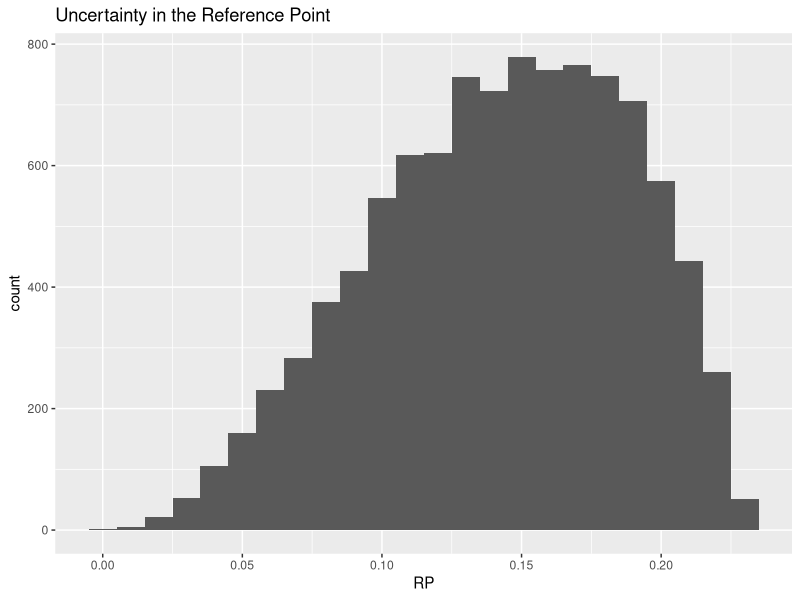
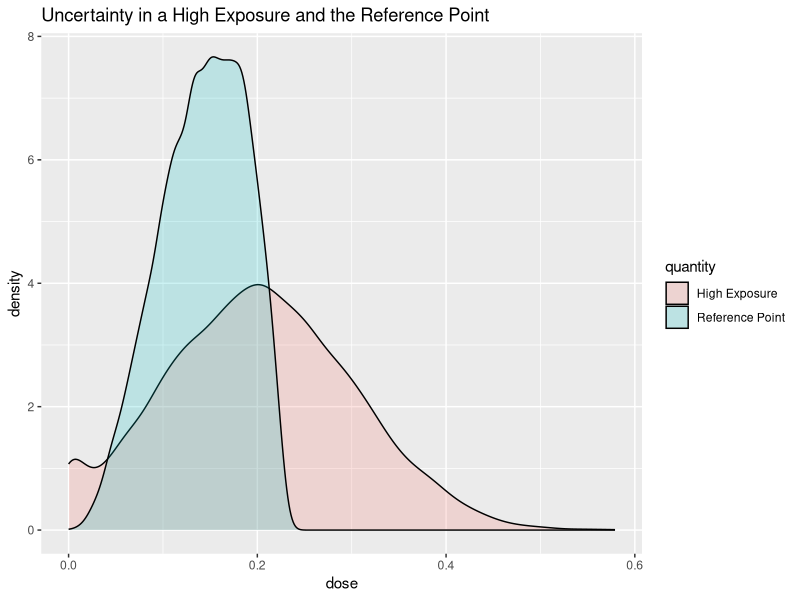
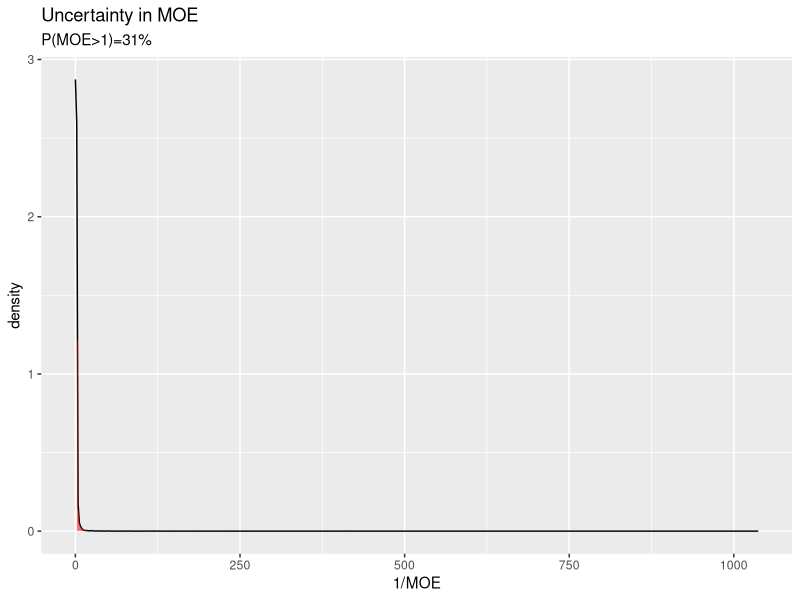
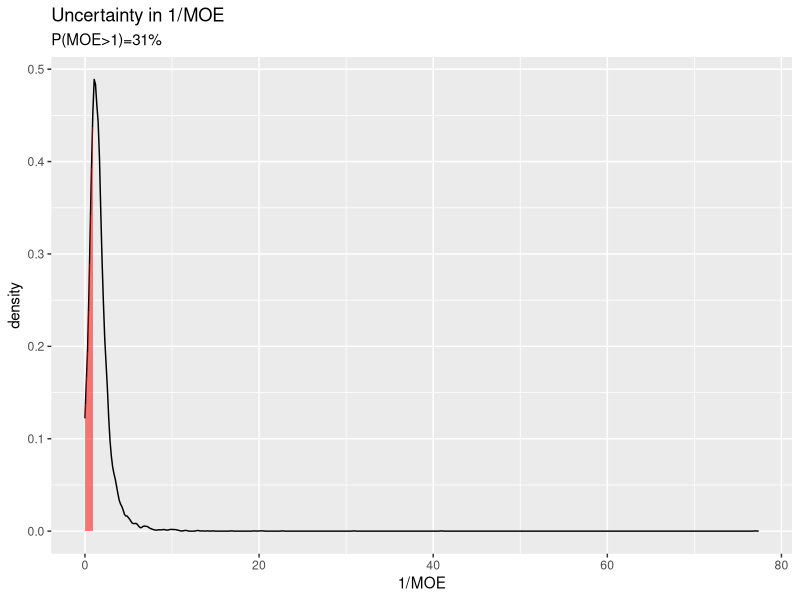

These charts were generated, in order, by the following R code:
## ---- chunk 1
#| echo: false
#| message: false

library(ggplot2)
## ---- chunk 2
## hazard
bmd = 0.147
bmdl = 0.062
bmdu = 0.21
## exposure
ael = 0.03
aeu = 0.15
hel = 0.07
heu = 0.33
## MOE threshold
th = 1
## ---- chunk 3
#| echo: true 

0.23 * rbeta(n = 10, shape1 = 3.15, shape2 = 1.92)
## ---- chunk 4
niter = 10^4 
rp = 0.23 * rbeta(n = niter, shape1 = 3.15, shape2 = 1.92)
## ---- chunk 5
library(ggplot2)
ggplot(data.frame(RP=rp), aes(x=RP)) +
  geom_histogram(binwidth = 0.01) +
  ggtitle("Uncertainty in the Reference Point")

## ---- chunk 6
#| echo: true 

m = (0.07+0.33)/2
s = (0.33-m)/qnorm(0.9)

he = rnorm(n = niter, mean = m, sd = s)
he[he<0] = 0 # truncate
## ---- chunk 7
#| echo: true 

ggplot(data.frame(dose = c(rp,he), quantity = rep(c("Reference Point", "High Exposure"),each = niter)),aes(x=dose, fill = quantity)) +
  geom_density(alpha=0.2) +
  ggtitle("Uncertainty in a High Exposure and the Reference Point")
## ---- chunk 8
df <- density(rp/he, from=0)
df <- data.frame(x=df$x,y=df$y)
ggplot(data.frame(x=df$x,y=df$y),aes(x=x, y=y)) +
  geom_line() +
  geom_ribbon(data=subset(df,x>1),  aes(x=x,ymax=y),ymin=0,fill="red", alpha=0.5) +
  xlab("1/MOE") +
  ylab("density") +
  ggtitle("Uncertainty in MOE", subtitle=paste0("P(MOE>1)=",round(mean(rp/he>1)*100),"%"))
## ---- chunk 9
df <- density(he/rp, from=0)
df <- data.frame(x=df$x,y=df$y)
ggplot(data.frame(x=df$x,y=df$y),aes(x=x, y=y)) +
  geom_line() +
  geom_ribbon(data=subset(df,x<1),  aes(x=x,ymax=y),ymin=0,fill="red", alpha=0.5) +
  xlab("1/MOE") +
  ylab("density") +
  ggtitle("Uncertainty in 1/MOE", subtitle=paste0("P(MOE>1)=",round(mean(rp/he>1)*100),"%"))
